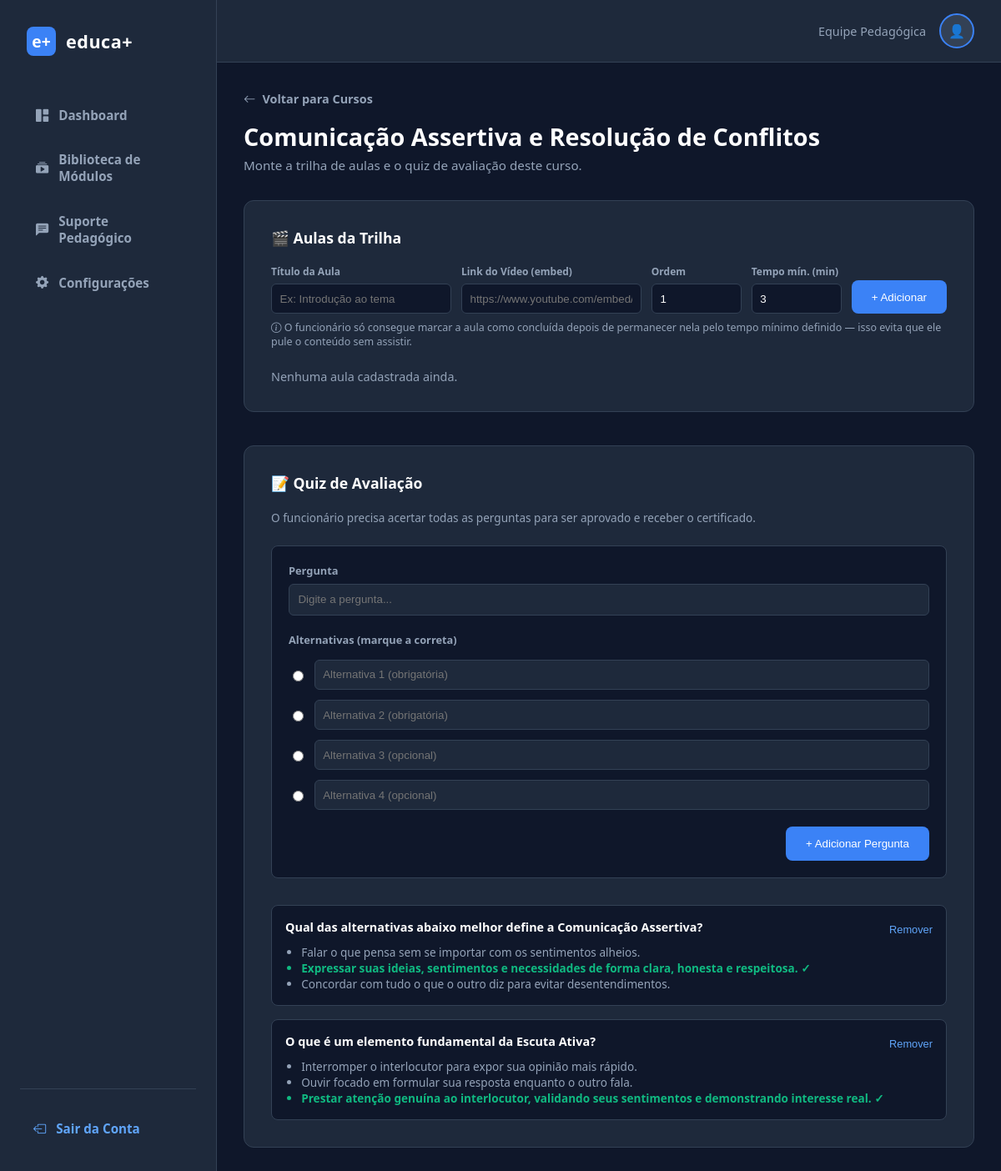
The app's page /gerenciar_curso_conteudo.php?curso_id=1 (signed in) with its own data.
### tables this page shows
CREATE TABLE cursos (
  id INT AUTO_INCREMENT PRIMARY KEY,
  titulo VARCHAR(150) NOT NULL,
  descricao TEXT DEFAULT NULL,
  carga_horaria INT NOT NULL,
  categoria VARCHAR(50) DEFAULT 'Geral',
  criado_em TIMESTAMP NOT NULL DEFAULT CURRENT_TIMESTAMP,
  obrigatorio TINYINT(1) NOT NULL DEFAULT 0
);

CREATE TABLE quiz_perguntas (
  id INT AUTO_INCREMENT PRIMARY KEY,
  curso_id INT NOT NULL,
  pergunta TEXT NOT NULL,
  CONSTRAINT quiz_perguntas_curso_fk FOREIGN KEY (curso_id) REFERENCES cursos(id) ON DELETE CASCADE
);

CREATE TABLE quiz_alternativas (
  id INT AUTO_INCREMENT PRIMARY KEY,
  pergunta_id INT NOT NULL,
  texto_alternativa TEXT NOT NULL,
  e_correta TINYINT(1) DEFAULT 0,
  KEY pergunta_id (pergunta_id),
  CONSTRAINT quiz_alternativas_ibfk_1 FOREIGN KEY (pergunta_id) REFERENCES quiz_perguntas(id) ON DELETE CASCADE
);

### app/autoload.php (called while the page is built, shortened)
<?php
spl_autoload_register(function ($classe) {
    $prefixo = 'App\\';
    $diretorioBase = __DIR__ . '/';
    $classeRelativa = substr($classe, strlen($prefixo));
    $arquivo = $diretorioBase . str_replace('\\', '/', $classeRelativa) . '.php';
});

### app/Core/Database.php (called while the page is built, shortened)
<?php
class Database
{
    private static ?PDO $instancia = null;
    public static function getConexao(): PDO
    {
        if (self::$instancia === null) {
            $host = 'localhost';
            $db   = 'plataforma_treinamento';
            $user = 'root';
            $pass = '';
            $sgbd = 'mysql';
            try {
                self::$instancia = new PDO("$sgbd:host=$host;dbname=$db;charset=utf8mb4", $user, $pass);
                self::$instancia->setAttribute(PDO::ATTR_ERRMODE, PDO::ERRMODE_EXCEPTION);
                self::$instancia->setAttribute(PDO::ATTR_DEFAULT_FETCH_MODE, PDO::FETCH_ASSOC);
            } catch (PDOException $e) {
                error_log('[Database::getConexao] ' . $e->getMessage());
                die("Não foi possível conectar ao banco de dados. Verifique se o MySQL está rodando e tente novamente.");
            }
        }
        return self::$instancia;
    }
}

### app/Controllers/ConteudoController.php (called while the page is built, shortened)
<?php
class ConteudoController
{
    private Curso $cursoModel;
    private Aula $aulaModel;
    private QuizAlternativa $alternativaModel;
    public function __construct()
    {
        $this->cursoModel = new Curso();
        $this->aulaModel = new Aula();
        $this->alternativaModel = new QuizAlternativa();
    }
    public function buscarCurso(int $id): ?array
    {
        return $this->cursoModel->buscarPorId($id);
    }
    public function listarAulas(int $cursoId): array
    {
        return $this->aulaModel->porCurso($cursoId);
    }
    public function listarQuiz(int $cursoId): array
    {
        return $this->alternativaModel->montarQuizDoCurso($cursoId);
    }
}

### app/Core/Model.php (called while the page is built, shortened)
<?php
abstract class Model
{
    protected static string $tabela = '';
    protected PDO $db;
    public function __construct()
    {
        $this->db = Database::getConexao();
    }
    public function buscarPorId(int $id): ?array
    {
        $stmt = $this->db->prepare("SELECT * FROM " . static::$tabela . " WHERE id = :id LIMIT 1");
        $stmt->execute(['id' => $id]);
        $resultado = $stmt->fetch();
        return $resultado ?: null;
    }
}

### app/Models/Aula.php (called while the page is built, shortened)
<?php
class Aula extends Model
{
    public function porCurso(int $cursoId): array
    {
        $stmt = $this->db->prepare("SELECT * FROM aulas WHERE curso_id = :curso_id ORDER BY ordem ASC");
        $stmt->execute(['curso_id' => $cursoId]);
        return $stmt->fetchAll();
    }
}

### app/Models/QuizAlternativa.php (called while the page is built, shortened)
<?php
class QuizAlternativa extends Model
{
    public function porPergunta(int $perguntaId): array
    {
        $stmt = $this->db->prepare("SELECT * FROM quiz_alternativas WHERE pergunta_id = :pergunta_id");
        $stmt->execute(['pergunta_id' => $perguntaId]);
        return $stmt->fetchAll();
    }
    public function montarQuizDoCurso(int $cursoId): array
    {
        $perguntaModel = new QuizPergunta();
        $perguntas = $perguntaModel->porCurso($cursoId);
        $quizCompleto = [];
        foreach ($perguntas as $pergunta) {
            $quizCompleto[] = [
                'pergunta' => $pergunta,
                'alternativas' => $this->porPergunta($pergunta['id']),
            ];
        }
        return $quizCompleto;
    }
}

### app/Models/QuizPergunta.php (called while the page is built, shortened)
<?php
class QuizPergunta extends Model
{
    public function porCurso(int $cursoId): array
    {
        $stmt = $this->db->prepare("SELECT * FROM quiz_perguntas WHERE curso_id = :curso_id");
        $stmt->execute(['curso_id' => $cursoId]);
        return $stmt->fetchAll();
    }
}

### gerenciar_curso_conteudo.php (the view, shortened to what this page needs)
<?php
require_once __DIR__ . '/app/autoload.php';
$curso_id = (int)($_GET['curso_id'] ?? 0);
$conteudoController = new ConteudoController();
$curso = $conteudoController->buscarCurso($curso_id);
$aulas = $conteudoController->listarAulas($curso_id);
$quiz = $conteudoController->listarQuiz($curso_id);
$aula_em_edicao = null;
require_once 'includes/header.php';
?>
<div class="main-container">
    <?php require_once 'includes/sidebar.php'; ?>
    <main class="main-content">
        <a href="gerenciar_cursos.php" style="text-decoration: none; color: var(--text-gray); font-size: 0.9rem; font-weight: 600; display: inline-flex; align-items: center; gap: 0.5rem; margin-bottom: 1rem;">
            <i class="bi bi-arrow-left"></i> Voltar para Cursos
        </a>
        <div style="margin-bottom: 2rem;">
            <h1 style="margin: 0; font-size: 1.8rem; font-weight: 700; color: var(--text-white);"><?php echo htmlspecialchars($curso['titulo']); ?></h1>
            <p style="margin: 0.3rem 0 0 0; color: var(--text-gray); font-size: 0.95rem;">Monte a trilha de aulas e o quiz de avaliação deste curso.</p>
        </div>
        <div class="stat-card" style="margin-bottom: 2.5rem;">
            <h2 style="font-size: 1.1rem; margin-top: 0; margin-bottom: 1.25rem; color: var(--text-white); font-weight: 600;">🎬 Aulas da Trilha</h2>
            <form action="gerenciar_curso_conteudo.php?curso_id=<?php echo $curso_id; ?>" method="POST" style="display: grid; grid-template-columns: 2fr 2fr 1fr 1fr auto; gap: 0.75rem; align-items: end; margin-bottom: 0.5rem;">
                <div>
                    <label style="display: block; font-size: 0.75rem; color: var(--text-gray); margin-bottom: 0.4rem; font-weight: 600;">Título da Aula</label>
                    <input type="text" name="titulo_aula" required placeholder="Ex: Introdução ao tema" value="<?php echo htmlspecialchars($aula_em_edicao['titulo'] ?? ''); ?>" style="width: 100%; padding: 0.6rem; background-color: var(--bg-dark); border: 1px solid var(--border-color); border-radius: 6px; color: var(--text-white); box-sizing: border-box;">
                </div>
                <div>
                    <label style="display: block; font-size: 0.75rem; color: var(--text-gray); margin-bottom: 0.4rem; font-weight: 600;">Link do Vídeo (embed)</label>
                    <input type="text" name="url_video" placeholder="https://www.youtube.com/embed/..." value="<?php echo htmlspecialchars($aula_em_edicao['url_video'] ?? ''); ?>" style="width: 100%; padding: 0.6rem; background-color: var(--bg-dark); border: 1px solid var(--border-color); border-radius: 6px; color: var(--text-white); box-sizing: border-box;">
                </div>
                <div>
                    <label style="display: block; font-size: 0.75rem; color: var(--text-gray); margin-bottom: 0.4rem; font-weight: 600;">Ordem</label>
                    <input type="number" name="ordem" value="<?php echo $aula_em_edicao['ordem'] ?? (count($aulas) + 1); ?>" style="width: 100%; padding: 0.6rem; background-color: var(--bg-dark); border: 1px solid var(--border-color); border-radius: 6px; color: var(--text-white); box-sizing: border-box;">
                </div>
                <div>
                    <label style="display: block; font-size: 0.75rem; color: var(--text-gray); margin-bottom: 0.4rem; font-weight: 600;">Tempo mín. (min)</label>
                    <input type="number" name="duracao_minutos" min="1" value="<?php echo $aula_em_edicao['duracao_estimada_minutos'] ?? 3; ?>" style="width: 100%; padding: 0.6rem; background-color: var(--bg-dark); border: 1px solid var(--border-color); border-radius: 6px; color: var(--text-white); box-sizing: border-box;">
                </div>
                <button type="submit" name="salvar_aula" class="btn-personalizado" style="white-space: nowrap;"><?php echo $aula_em_edicao ? 'Salvar' : '+ Adicionar'; ?></button>
            </form>
            <p style="color: var(--text-gray); font-size: 0.78rem; margin: 0 0 1.5rem 0;">
                <i class="bi bi-info-circle"></i> O funcionário só consegue marcar a aula como concluída depois de permanecer nela pelo tempo mínimo definido — isso evita que ele pule o conteúdo sem assistir.
            </p>
            <?php if (empty($aulas)): ?>
                <p style="color: var(--text-gray); font-size: 0.9rem; margin: 0;">Nenhuma aula cadastrada ainda.</p>
            <?php endif; ?>
        </div>
        <div class="stat-card">
            <h2 style="font-size: 1.1rem; margin-top: 0; margin-bottom: 1.25rem; color: var(--text-white); font-weight: 600;">📝 Quiz de Avaliação</h2>
            <p style="color: var(--text-gray); font-size: 0.85rem; margin: 0 0 1.5rem 0;">O funcionário precisa acertar todas as perguntas para ser aprovado e receber o certificado.</p>
            <form action="gerenciar_curso_conteudo.php?curso_id=<?php echo $curso_id; ?>" method="POST" style="display: flex; flex-direction: column; gap: 0.75rem; margin-bottom: 2rem; padding: 1.25rem; background-color: var(--bg-dark); border-radius: 8px; border: 1px solid var(--border-color);">
                <div>
                    <label style="display: block; font-size: 0.8rem; color: var(--text-gray); margin-bottom: 0.4rem; font-weight: 600;">Pergunta</label>
                    <input type="text" name="pergunta" required placeholder="Digite a pergunta..." style="width: 100%; padding: 0.65rem; background-color: var(--bg-card); border: 1px solid var(--border-color); border-radius: 6px; color: var(--text-white); box-sizing: border-box;">
                </div>
                <label style="display: block; font-size: 0.8rem; color: var(--text-gray); margin: 0.5rem 0 0.2rem 0; font-weight: 600;">Alternativas (marque a correta)</label>
                <?php for ($i = 0; $i < 4; $i++): ?>
                    <div style="display: flex; align-items: center; gap: 0.6rem;">
                        <input type="radio" name="correta" value="<?php echo $i; ?>" <?php echo $i === 0 ? 'required' : ''; ?> style="accent-color: #10b981;">
                        <input type="text" name="alternativas[]" placeholder="Alternativa <?php echo $i + 1; ?><?php echo $i < 2 ? ' (obrigatória)' : ' (opcional)'; ?>" <?php echo $i < 2 ? 'required' : ''; ?> style="flex: 1; padding: 0.6rem; background-color: var(--bg-card); border: 1px solid var(--border-color); border-radius: 6px; color: var(--text-white); box-sizing: border-box;">
                    </div>
                <?php endfor; ?>
                <div style="text-align: right; margin-top: 0.5rem;">
                    <button type="submit" name="criar_pergunta" class="btn-personalizado">+ Adicionar Pergunta</button>
                </div>
            </form>
            <?php if (empty($quiz)): ?>
                <p style="color: var(--text-gray); font-size: 0.9rem; margin: 0;">Nenhuma pergunta cadastrada ainda — sem quiz, os funcionários não conseguem concluir o curso.</p>
            <?php else: ?>
                <div style="display: flex; flex-direction: column; gap: 1rem;">
                    <?php foreach ($quiz as $item): ?>
                        <div style="padding: 1rem; background-color: var(--bg-dark); border-radius: 8px; border: 1px solid var(--border-color);">
                            <div style="display: flex; justify-content: space-between; align-items: flex-start; margin-bottom: 0.5rem;">
                                <p style="color: var(--text-white); font-weight: 700; margin: 0; font-size: 0.9rem;"><?php echo htmlspecialchars($item['pergunta']['pergunta']); ?></p>
                                <form action="gerenciar_curso_conteudo.php?curso_id=<?php echo $curso_id; ?>" method="POST" style="display: inline; margin-left: 1rem;" onsubmit="return confirm('Remover esta pergunta?');">
                                    <button type="submit" style="color: #60a5fa; background: none; border: none; text-decoration: none; font-size: 0.8rem; white-space: nowrap; cursor: pointer; padding: 0;">Remover</button>
                                </form>
                            </div>
                            <ul style="margin: 0; padding-left: 1.2rem; color: var(--text-gray); font-size: 0.85rem;">
                                <?php foreach ($item['alternativas'] as $alt): ?>
                                    <li style="<?php echo $alt['e_correta'] ? 'color: #10b981; font-weight: 600;' : ''; ?>">
                                        <?php echo htmlspecialchars($alt['texto_alternativa']); ?>
                                        <?php echo $alt['e_correta'] ? ' ✓' : ''; ?>
                                    </li>
                                <?php endforeach; ?>
                            </ul>
                        </div>
                    <?php endforeach; ?>
                </div>
            <?php endif; ?>
        </div>
    </main>
</div>
</body>
</html>

### css/style.css (style rules this page uses)
:root { --primary: #3b82f6; --btn-color: #3b82f6; --bg-dark: #0f172a; --bg-card: #1e293b; --text-gray: #94a3b8; --text-white: #ffffff; }
body { margin: 0; font-family: 'Segoe UI', Tahoma, Geneva, Verdana, sans-serif; background-color: var(--bg-dark); color: var(--text-white); }
.main-container { display: flex; flex: 1; width: 100%; align-items: stretch; }
.main-content { flex: 1; min-width: 0; padding: 2rem; box-sizing: border-box; }
.stat-card { background-color: var(--bg-card); padding: 2rem; border-radius: 12px; border: 1px solid var(--border-color); }
.btn-personalizado { background-color: var(--btn-color, var(--primary)) !important; color: white; padding: 0.8rem 1.5rem; border: none; border-radius: 8px; cursor: pointer; }

### records on screen
cursos: titulo "Comunicação Assertiva e Resolução de Conflitos"
quiz_perguntas: pergunta "Qual das alternativas abaixo melhor define a Comunicação Assertiva?"
quiz_alternativas: texto_alternativa "Falar o que pensa sem se importar com os sentimentos alheios."
quiz_alternativas: texto_alternativa "Expressar suas ideias, sentimentos e necessidades de forma clara, honesta e respeitosa."
quiz_alternativas: texto_alternativa "Concordar com tudo o que o outro diz para evitar desentendimentos."
quiz_perguntas: pergunta "O que é um elemento fundamental da Escuta Ativa?"
quiz_alternativas: texto_alternativa "Interromper o interlocutor para expor sua opinião mais rápido."
quiz_alternativas: texto_alternativa "Ouvir focado em formular sua resposta enquanto o outro fala."
quiz_alternativas: texto_alternativa "Prestar atenção genuína ao interlocutor, validando seus sentimentos e demonstrando interesse real."

### other values on screen
$item['nome'] "Dashboard"
$item['nome'] "Biblioteca de Módulos"
$item['nome'] "Suporte Pedagógico"
$item['nome'] "Configurações"
$_SESSION['usuario_nome'] "Equipe Pedagógica"
